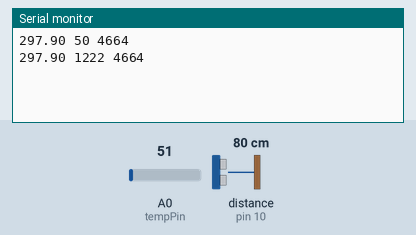
Simulated run of this sketch. Board: Arduino Uno, built with avr-gcc and run on an emulated ATmega328P. On the bench: the last lines printed to the serial monitor. Inputs (shaded band) come from the test bench; at power-on: distance to the obstacle (sensor on pin 10) 80 cm, A0 (tempPin) = 51. The echo pulse lasts 58.3 µs per cm.

Above: at 1.9 s.
2.0 s: distance to the obstacle (sensor on pin 10) set to 2 cm
At 2.8 s:
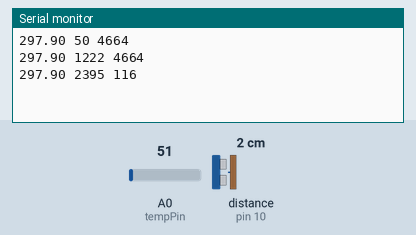
3.6 s: A0 (tempPin) set to 61
At 3.6 s:
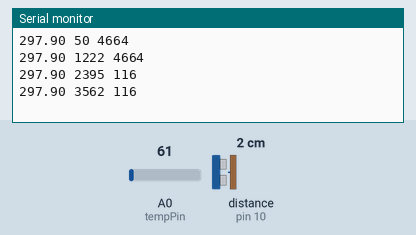
5.2 s: distance to the obstacle (sensor on pin 10) set to 4 cm
At 6.6 s:
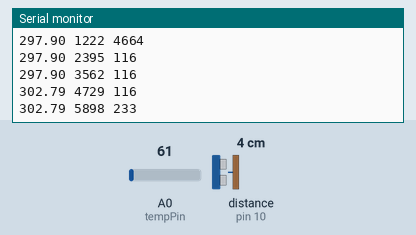
6.8 s: A0 (tempPin) set to 71
At 7.7 s:
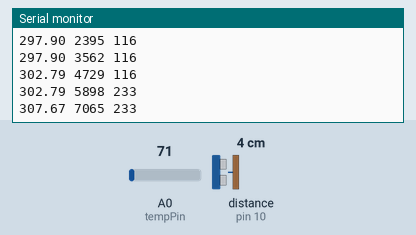
Timing chart, 0 to 9.4 s (numbered marks = the images above; inputs shaded):
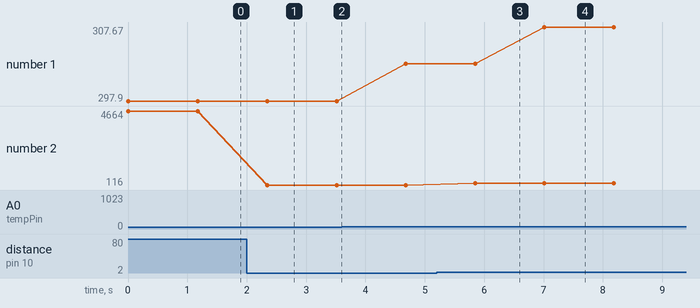

Measured:
- after the input at 2.0 s, the serial monitor: prints a new line after 0.35 s (image 1)
- after the input at 5.2 s, the serial monitor: prints a new line after 0.65 s (image 3)
- after the input at 6.8 s, the serial monitor: prints a new line after 0.22 s (image 4)
- plotted number 1: 297.9 → 302.79 after the input at 3.6 s, 302.79 → 307.67 after the input at 6.8 s
- plotted number 2: 4664 → 116 after the input at 2.0 s, 116 → 233 after the input at 5.2 s

The sketch:

TemperatureAndDistanceMeasurement.ino
```cpp
#include <NewPing.h>
#define TRIGGER_PIN  9
#define ECHO_PIN     10
#define MAX_DISTANCE 140
NewPing sonar(TRIGGER_PIN, ECHO_PIN, MAX_DISTANCE);

int analogVal;

int tempPin = A0;

float voltage, temp;

const int trigPin = 9;

const int echoPin = 10;

float duration;

void setup() {
  Serial.begin(9600); // Starts the serial communication
}

void loop() {

analogVal = analogRead(tempPin);

voltage = (analogVal*5.000)/1024;

float tempC = voltage*100;

float temp = (tempC + 273);

Serial.print(temp);

delay(50);

Serial.print(" ");
Serial.print(millis()); // Prints the time in millisec and distance in mm on the Serial Monitor
Serial.print(" ");

Serial.println(sonar.ping_median()); //Do multiple pings (default=5), discard out of range pings and return median in microseconds

delay (1000);
}
```
